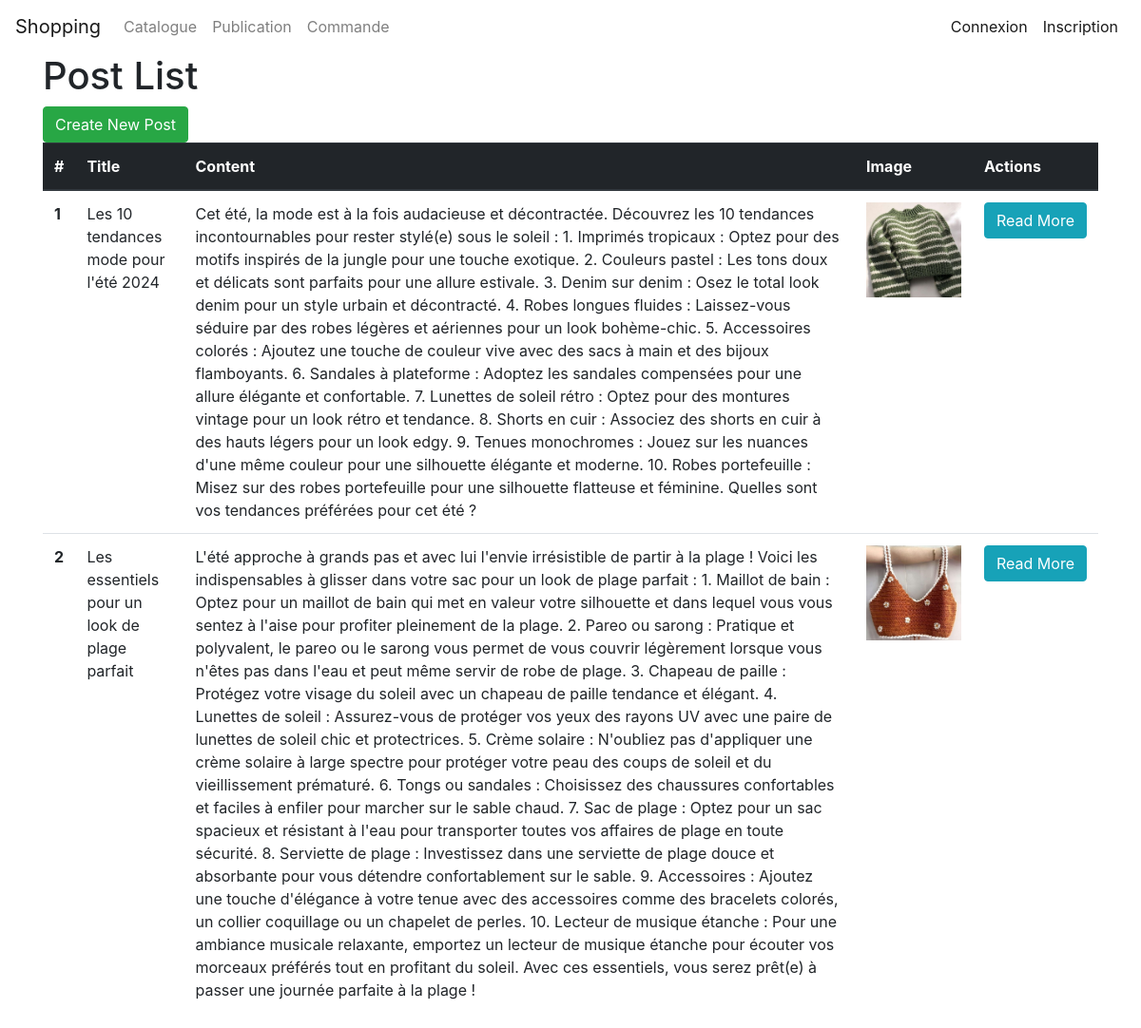
The page /magasin/post_list/ on the database its author committed.
### magasin/models.py (models this page shows)
class Post(models.Model):
    title = models.CharField(max_length=200, unique=True)
    slug = models.SlugField(max_length=200, unique=True)
    author = models.ForeignKey(User, on_delete= models.CASCADE,related_name='blog_posts')
    updated_on = models.DateTimeField(auto_now= True)
    content = models.TextField()
    created_on = models.DateTimeField(auto_now_add=True)
    status = models.IntegerField(choices=STATUS, default=0)
    image=models.ImageField(blank=True)

### magasin/views.py (the view)
# urls.py: path('post_list/', views.post_list, name='post_list'),
def post_list(request):
    posts = Post.objects.all()
    return render(request, 'magasin/post_list.html', {'posts': posts})

### magasin/templates/magasin/post_list.html (shortened to what this page needs)
{% extends 'magasin/base.html' %}
{% block content %}
<div class="container">
    <h1>Post List</h1>
    <a href="{% url 'magasin:create_post' %}" class="btn btn-success">Create New Post</a>
    <table class="table">
        <thead class="thead-dark">
            <tr>
                <th scope="col">#</th>
                <th scope="col">Title</th>
                <th scope="col">Content</th>
                <th scope="col">Image</th>
                <th scope="col">Actions</th>
            </tr>
        </thead>
        <tbody>
            {% for post in posts %}
            <tr>
                <th scope="row">{{ forloop.counter }}</th>
                <td>{{ post.title }}</td>
                <td>{{ post.content }}</td>
                <td>
                    {% if post.image %}
                    <img src="{{ post.image.url }}" alt="Post Image" class="post-image-small" >
                    {% else %}
                    No Image
                    {% endif %}
                </td>
                <td>
                    <a href="{% url 'magasin:post_detail' pk=post.pk %}" class="btn btn-info">Read More</a>
                </td>
            </tr>
            {% endfor %}
        </tbody>
    </table>
</div>
{% endblock %}

### magasin/templates/magasin/base.html (shortened to what this page needs)
{% load static %}
<!DOCTYPE html>
<html>
<head>
    <link rel="stylesheet" href="https://cdn.jsdelivr.net/npm/bootstrap@4.0.0/dist/css/bootstrap.min.css">
    <link rel="stylesheet" href="https://cdnjs.cloudflare.com/ajax/libs/material-design-iconic-font/2.2.0/css/material-design-iconic-font.min.css">
</head>
<body>
    <nav class="navbar navbar-expand-lg navbar-light " style="text-align:center;">
        <a class="navbar-brand" href="#"> Shopping </a>
        <div class="collapse navbar-collapse" id="navbarSupportedContent">
            <ul class="navbar-nav mr-auto">
                <li class="nav-item">
                    <a class="nav-link" href="{% url 'magasin:index' %}">Catalogue</a>
                </li>
                <li class="nav-item">
                    <a class="nav-link" href="{% url 'magasin:post_list' %}">Publication</a>
                </li>
                <li class="nav-item">
                    <a class="nav-link" href="{% url 'magasin:creer_commande' %}">Commande </a>
                </li>
            </ul>
            <ul class="navbar-nav ml-auto">
                {% if user.is_authenticated %}
                <li class="nav-item active">
                    <a class="nav-link" href="#">{{ user.username }},</a>
                </li>
                <li class="nav-item active">
                    <form action="{% url 'logout' %}" method="post">
                        {% csrf_token %}
                        <button type="submit" class="btn btn-link">Déconnexion</button>
                    </form>
                </li>
                {% else %}
                <li class="nav-item active">
                    <a class="nav-link" href="{% url 'login' %}">Connexion</a>
                </li>
                <li class="nav-item active">
                    <a class="nav-link" href="{% url 'register' %}">Inscription</a>
                </li>
                {% endif %}
            </ul>
        </div>
    </nav>
    {% block content %} {% endblock %}
</body>
</html>

### magasin/templates/magasin/post_list.html (style rules this page uses)
.post-image-small { max-width: 100px; max-height: 100px; }

### rows shown on the page
Post: title "Les 10 tendances mode pour l'été 2024", content "Cet été, la mode est à la fois audacieuse et décontractée. Découvrez les 10 tendances incontournables pour rester stylé(e) sous le soleil : 1. Imprimés tropicaux : Optez pour des motifs inspirés de la jungle pour une touche exotique. 2. Couleurs pastel : Les tons doux et délicats sont parfaits pour une allure estivale. 3. Denim sur denim : Osez le total look denim pour un style urbain et décontracté. 4. Robes longues fluides : Laissez-vous séduire par des robes légères et aériennes pour un look bohème-chic. 5. Accessoires colorés : Ajoutez une touche de couleur vive avec des sacs à main et des bijoux flamboyants. 6. Sandales à plateforme : Adoptez les sandales compensées pour une allure…", image (picture)
Post: title "Les essentiels pour un look de plage parfait", content "L'été approche à grands pas et avec lui l'envie irrésistible de partir à la plage ! Voici les indispensables à glisser dans votre sac pour un look de plage parfait : 1. Maillot de bain : Optez pour un maillot de bain qui met en valeur votre silhouette et dans lequel vous vous sentez à l'aise pour profiter pleinement de la plage. 2. Pareo ou sarong : Pratique et polyvalent, le pareo ou le sarong vous permet de vous couvrir légèrement lorsque vous n'êtes pas dans l'eau et peut même servir de robe de plage. 3. Chapeau de paille : Protégez votre visage du soleil avec un chapeau de paille tendance et élégant. 4. Lunettes de soleil : Assurez-vous de protéger vos yeux des rayons UV avec une paire…", image (picture)
